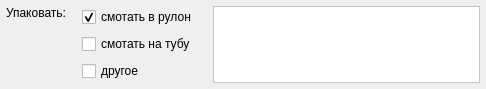
<?xml version="1.0" encoding="UTF-8"?>
<ui version="4.0">
 <class>PackWidget</class>
 <widget class="QWidget" name="PackWidget">
  <property name="geometry">
   <rect>
    <x>0</x>
    <y>0</y>
    <width>486</width>
    <height>89</height>
   </rect>
  </property>
  <property name="windowTitle">
   <string>Form</string>
  </property>
  <layout class="QVBoxLayout" name="verticalLayout_2">
   <property name="margin">
    <number>2</number>
   </property>
   <item>
    <widget class="QFrame" name="packFrame">
     <property name="minimumSize">
      <size>
       <width>0</width>
       <height>85</height>
      </size>
     </property>
     <property name="maximumSize">
      <size>
       <width>16777215</width>
       <height>85</height>
      </size>
     </property>
     <property name="frameShape">
      <enum>QFrame::NoFrame</enum>
     </property>
     <property name="frameShadow">
      <enum>QFrame::Raised</enum>
     </property>
     <layout class="QVBoxLayout" name="verticalLayout_5">
      <property name="margin">
       <number>4</number>
      </property>
      <item>
       <layout class="QGridLayout" name="gridLayout_7">
        <item row="0" column="1">
         <spacer name="horizontalSpacer_3">
          <property name="orientation">
           <enum>Qt::Horizontal</enum>
          </property>
          <property name="sizeType">
           <enum>QSizePolicy::Fixed</enum>
          </property>
          <property name="sizeHint" stdset="0">
           <size>
            <width>10</width>
            <height>20</height>
           </size>
          </property>
         </spacer>
        </item>
        <item row="0" column="4" rowspan="2">
         <widget class="QPlainTextEdit" name="packInfo">
          <property name="enabled">
           <bool>true</bool>
          </property>
          <property name="styleSheet">
           <string notr="true">background: white</string>
          </property>
         </widget>
        </item>
        <item row="0" column="2" rowspan="2">
         <layout class="QVBoxLayout" name="verticalLayout">
          <item>
           <widget class="QCheckBox" name="checkRoll">
            <property name="text">
             <string>смотать в рулон</string>
            </property>
            <property name="checked">
             <bool>true</bool>
            </property>
            <attribute name="buttonGroup">
             <string notr="true">buttonGroup</string>
            </attribute>
           </widget>
          </item>
          <item>
           <widget class="QCheckBox" name="checkTube">
            <property name="text">
             <string>смотать на тубу</string>
            </property>
            <attribute name="buttonGroup">
             <string notr="true">buttonGroup</string>
            </attribute>
           </widget>
          </item>
          <item>
           <widget class="QCheckBox" name="checkOther">
            <property name="text">
             <string>другое</string>
            </property>
            <attribute name="buttonGroup">
             <string notr="true">buttonGroup</string>
            </attribute>
           </widget>
          </item>
         </layout>
        </item>
        <item row="0" column="0" rowspan="2">
         <widget class="QLabel" name="label_19">
          <property name="styleSheet">
           <string notr="true">background: transparent</string>
          </property>
          <property name="text">
           <string>Упаковать:</string>
          </property>
          <property name="alignment">
           <set>Qt::AlignLeading|Qt::AlignLeft|Qt::AlignTop</set>
          </property>
         </widget>
        </item>
        <item row="0" column="3">
         <spacer name="horizontalSpacer_4">
          <property name="orientation">
           <enum>Qt::Horizontal</enum>
          </property>
          <property name="sizeType">
           <enum>QSizePolicy::Fixed</enum>
          </property>
          <property name="sizeHint" stdset="0">
           <size>
            <width>10</width>
            <height>20</height>
           </size>
          </property>
         </spacer>
        </item>
       </layout>
      </item>
     </layout>
    </widget>
   </item>
  </layout>
 </widget>
 <resources/>
 <connections/>
 <buttongroups>
  <buttongroup name="buttonGroup"/>
 </buttongroups>
</ui>
